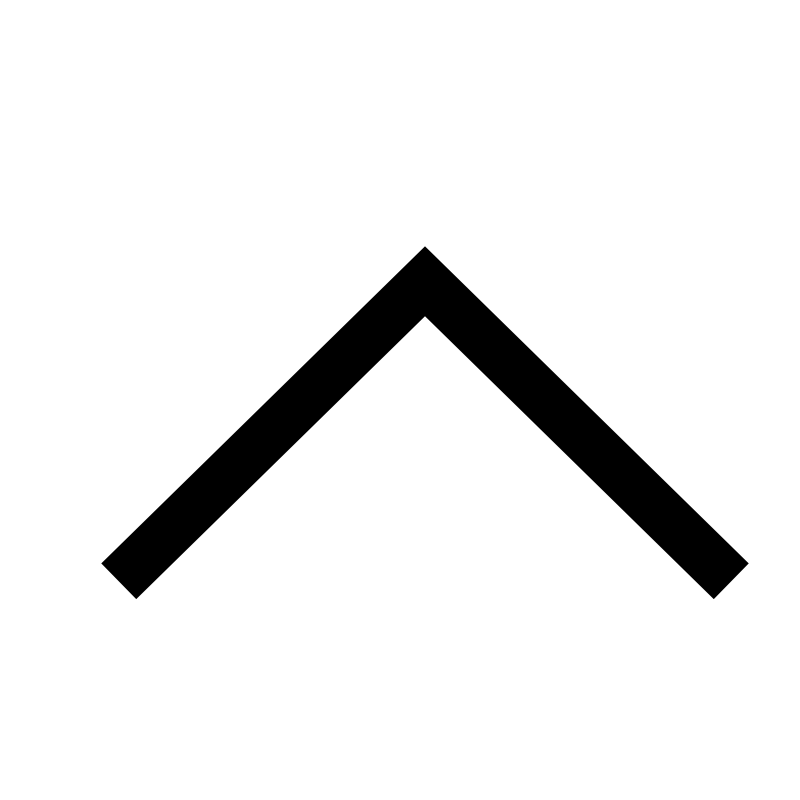
#> input picture img/Arrow Top.png, 1600 x 1600 px, given in place of gava.png, which was not available (shown at 1/2 size)
$ python -i 'marcador 1.py'   (imports and definitions only)   (older library calls are emulated)
#> lines starting #> are read from the running program, lines starting #| are printed output that depends on the picture; pictures that were not available may be replaced by others from this repository, and a replacement may not be noted
from tkinter import *
from tkinter import messagebox
from tkinter import filedialog
from tkinter import ttk
from PIL import Image, ImageTk


def scoreboard():
  global ScoreBoardScreen
  ScoreBoardScreen=Toplevel()
  ScoreBoardScreen.resizable(0,0)
  ScoreBoardScreen.geometry("300x200")
  ScoreBoardScreen.configure(bg='white')
  #ScoreBoardScreen.overrideredirect(True) #Eliminamos el title bar

  #logoAway
  global logoAway
  logoAway=Image.open("logo/gava.png")
#> logoAway is the input picture: PIL image 1600x1600 RGBA; mean R, G, B, A 0, 0, 0, 17.1
  logoAway=logoAway.resize((25,25),Image.ANTIALIAS)
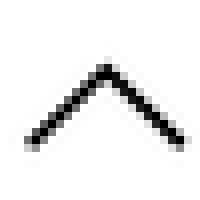
#> logoAway: PIL image 25x25 RGBA (shown 8 times larger); mean R, G, B, A 0, 0, 0, 17.2; transparent parts drawn white
  logoAway=ImageTk.PhotoImage(logoAway)

  Label(ScoreBoardScreen,image=logoAway, bg='white').grid(row=0, column=0, rowspan=2)
  Label(ScoreBoardScreen,text="GAV", font=("Calibri",12), bg="white").grid(row=0, column=1,rowspan=2, padx=1,pady=1)

  #logoHome
  global logoHome
  logoHome=Image.open("logo/Barcelona.jpg")
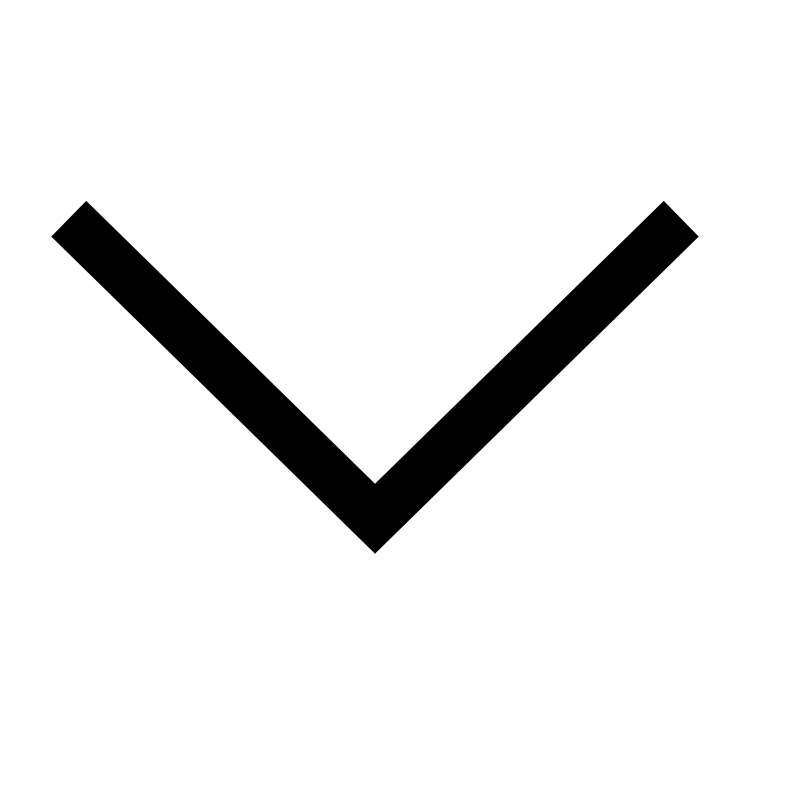
#> input picture img/Arrow Bot.png, 1600 x 1600 px, given in place of Barcelona.jpg, which was not available (shown at 1/2 size)
#> logoHome is the input picture: PIL image 1600x1600 RGBA; mean R, G, B, A 0, 0, 0, 17.1
  logoHome=logoHome.resize((25,25),Image.ANTIALIAS)
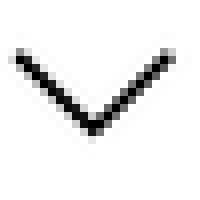
#> logoHome: PIL image 25x25 RGBA (shown 8 times larger); mean R, G, B, A 0, 0, 0, 17.2; transparent parts drawn white
  logoHome=ImageTk.PhotoImage(logoHome)

  Label(ScoreBoardScreen,image=logoHome, bg='white').grid(row=3, column=0, rowspan=2)
  Label(ScoreBoardScreen,text="CBB", font=("Calibri",12), bg='white').grid(row=3, column=1,rowspan=2,padx=1,pady=1)

  #Score
  global RunsAway
  RunsAway=0
  global RunsHome
  RunsHome=0

  Label(ScoreBoardScreen,text=RunsAway, font=("Calibri",12), bg='white').grid(row=0, column=2, rowspan=2)
  Label(ScoreBoardScreen,text=RunsHome, font=("Calibri",12), bg='white').grid(row=3, column=2, rowspan=2)

  #Inning
  global innScoreBoardScreen
  innScoreBoardScreen=Image.open("logo/Arrow top.png")
  innScoreBoardScreen=innScoreBoardScreen.resize((15,15),Image.ANTIALIAS)
  innScoreBoardScreen=ImageTk.PhotoImage(innScoreBoardScreen)

  actualInn=1

  Label(ScoreBoardScreen,text="   ", bg='white').grid(row=1, column=3)
  Label(ScoreBoardScreen,image=innScoreBoardScreen, bg='white').grid(row=0, column=4, rowspan=2)
  Label(ScoreBoardScreen,text=actualInn, bg='white').grid(row=2, column=4)

  #Bases
  Bases="Cuadro0"
  global imgBases
  imgBases=Image.open("img/" + Bases + ".jpg")
  imgBases=imgBases.resize((60,60),Image.ANTIALIAS)
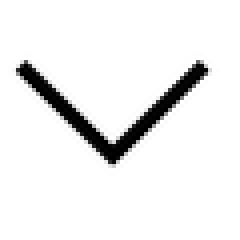
#> imgBases: PIL image 60x60 RGBA (shown 4 times larger); mean R, G, B, A 0, 0, 0, 17.1; transparent parts drawn white
  imgBases=ImageTk.PhotoImage(imgBases)
  Label(ScoreBoardScreen,text="   ", bg='white').grid(row=1, column=5)
  Label(ScoreBoardScreen,image=imgBases, bg='white').grid(row=0, column=6, rowspan=5)

  #Out/Bola/Strike
  global Out
  Out=0
  global Bola
  Bola=0
  global Strike
  Strike=0

  global imgOut
#> (the run stopped early here; a loop or call above may not have finished)
